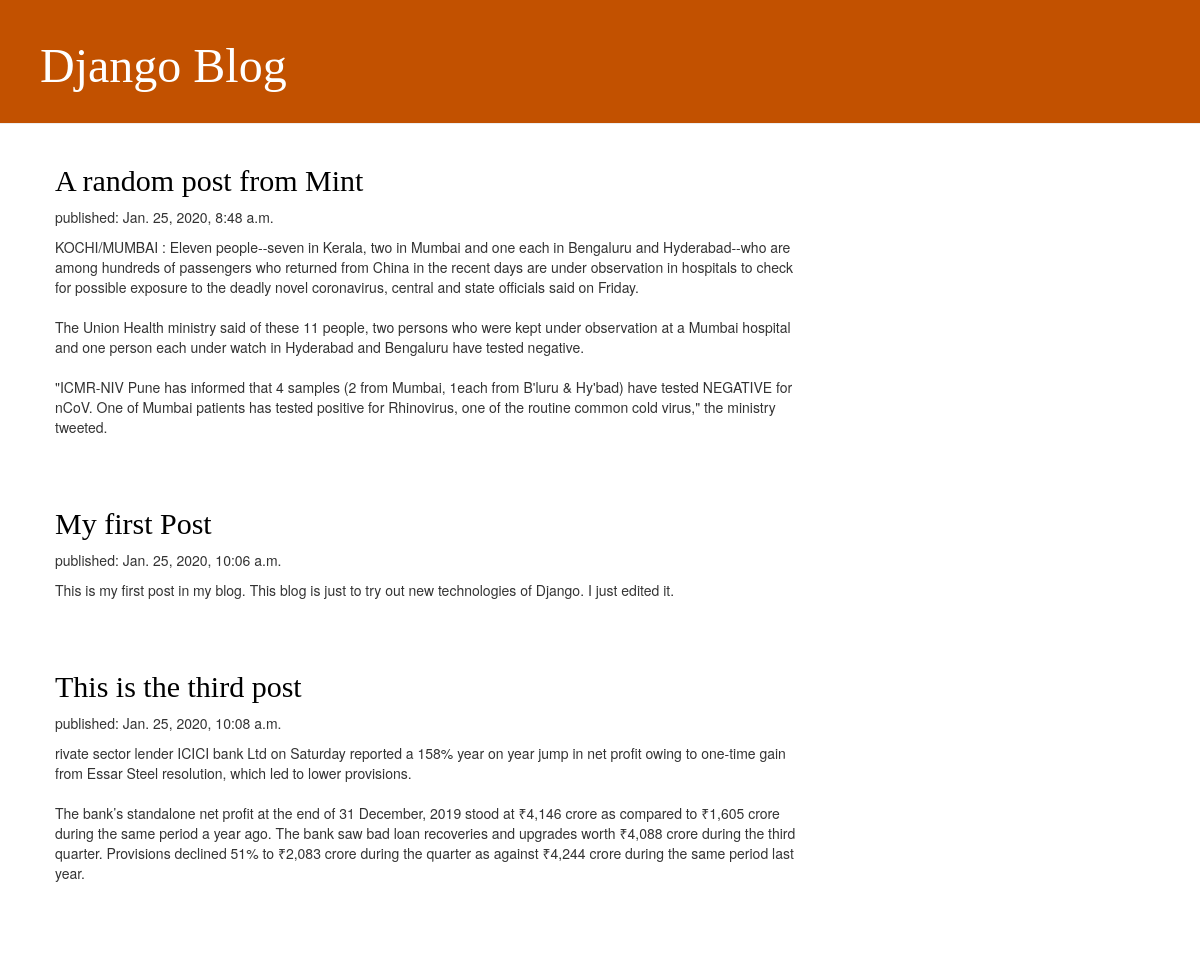
The page / on the database its author committed.
### blog/models.py (models this page shows, shortened)
class Post(models.Model):
    author = models.ForeignKey(settings.AUTH_USER_MODEL, on_delete=models.CASCADE)
    title = models.CharField(max_length=255)
    text = models.TextField()
    created_date = models.DateTimeField(default=timezone.now)
    published_date = models.DateTimeField(blank=True, null=True)

### blog/views.py (the view)
# urls.py: path('', views.post_list, name='post_list'),
def post_list(request):
    posts = Post.objects.filter(published_date__lte=timezone.now()).order_by('published_date')
    return render(request, 'blog/post_list.html', {'posts': posts})

### blog/templates/blog/post_list.html
{% extends 'blog/base.html' %}
{% block content %}
        {% for post in posts %}
            <div class="post">
                <h2><a href="{% url 'post_detail' pk=post.pk %}">{{ post.title }}</a></h2>
                 <p>published: {{ post.published_date }}</p>
                <p>{{ post.text|linebreaksbr }}</p>
            </div>
        {% endfor %}
{% endblock %}

### blog/static/css/blog.css (style rules this page uses)
h1, h2, h3, h4 { font-family: 'Lobster', cursive; }
.post { margin-bottom: 70px; }
.post h2 a, .post h2 a:visited { color: #000000; }

### rows shown on the page
Post: title "A random post from Mint", published_date "Jan. 25, 2020, 8:48 a.m.", text "KOCHI/MUMBAI : Eleven people--seven in Kerala, two in Mumbai and one each in Bengaluru and Hyderabad--who are among hundreds of passengers who returned from China in the recent days are under observation in hospitals to check for possible exposure to the deadly novel coronavirus, central and state officials said on Friday. The Union Health ministry said of these 11 people, two persons who were kept under observation at a Mumbai hospital and one person each under watch in Hyderabad and Bengaluru have tested negative. \"ICMR-NIV Pune has informed that 4 samples (2 from Mumbai, 1each from B'luru & Hy'bad) have tested NEGATIVE for nCoV. One of Mumbai patients has tested positive for Rhinovirus,…"
Post: title "My first Post", published_date "Jan. 25, 2020, 10:06 a.m.", text "This is my first post in my blog. This blog is just to try out new technologies of Django. I just edited it."
Post: title "This is the third post", published_date "Jan. 25, 2020, 10:08 a.m.", text "rivate sector lender ICICI bank Ltd on Saturday reported a 158% year on year jump in net profit owing to one-time gain from Essar Steel resolution, which led to lower provisions. The bank’s standalone net profit at the end of 31 December, 2019 stood at ₹4,146 crore as compared to ₹1,605 crore during the same period a year ago. The bank saw bad loan recoveries and upgrades worth ₹4,088 crore during the third quarter. Provisions declined 51% to ₹2,083 crore during the quarter as against ₹4,244 crore during the same period last year."
